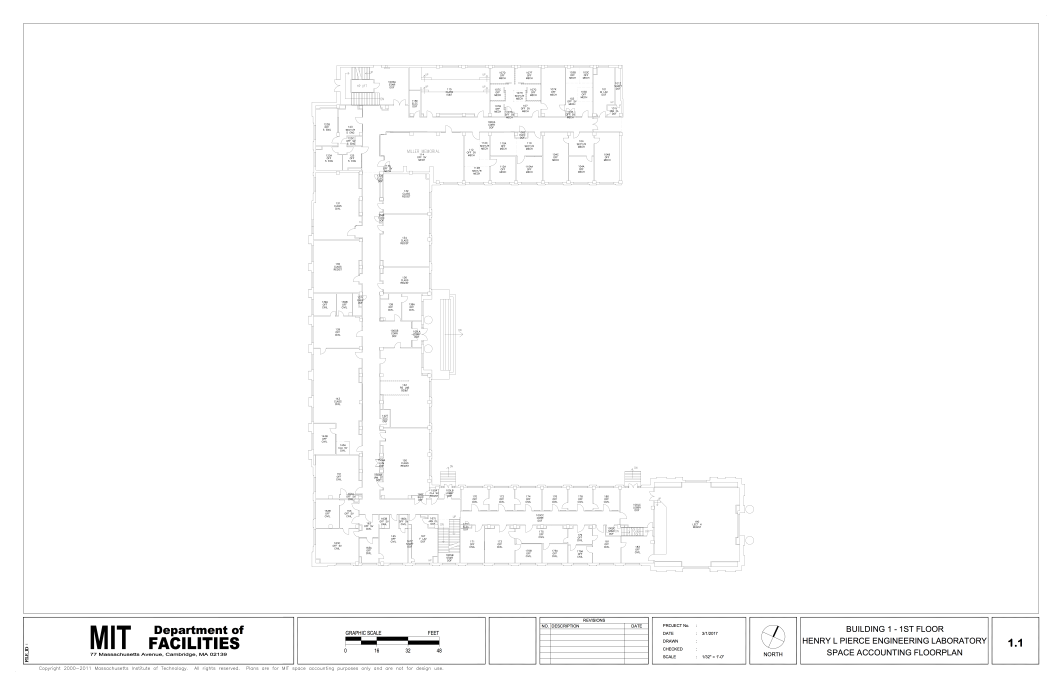
#> input picture 1_1.png, 8500 x 5500 px, found by its file name (shown at 1/8 size)
$ python maps_ocr.py   (older library calls are emulated)
#> lines starting #> are read from the running program, lines starting #| are printed output that depends on the picture; after the words box and inside, x2 and y2 are one past the last pixel; in counts of white or black regions, pixels touching at a corner belong together
### nodes.py
#!/usr/bin/env python3
# -*- coding: utf-8 -*-

import os
import pickle
import numpy as np
import matplotlib.pyplot as plt
from PIL import Image
from skimage.feature import corner_harris, corner_peaks
from skimage.morphology import dilation, opening
from skimage.measure import regionprops
from sklearn.cluster import KMeans

def save(obj, fpath):
    with open(fpath, 'wb') as f:
        pickle.dump(obj, f)

def load(fpath):
    with open(fpath, 'rb') as f:
        obj = pickle.load(f)
    return obj

class NodeSet():

    def __init__(self, file, nodes=True, n_ext=None, filepath=None):
        self.map_ = self.get_map(file)
        if nodes:
            self.p_nodes = self.get_pnodes()
            self.nodes = self.get_nodes()
            save(self.nodes, filepath)
        else:
            if filepath:
                self.nodes = load(filepath)
            else:
                self.p_nodes = None
                self.nodes = n_ext

    def get_map(self, file):
        img = Image.open(file).convert('L')
        pix = np.array(img) * 1. / 255.
        pix = (pix < 0.7).astype(int)
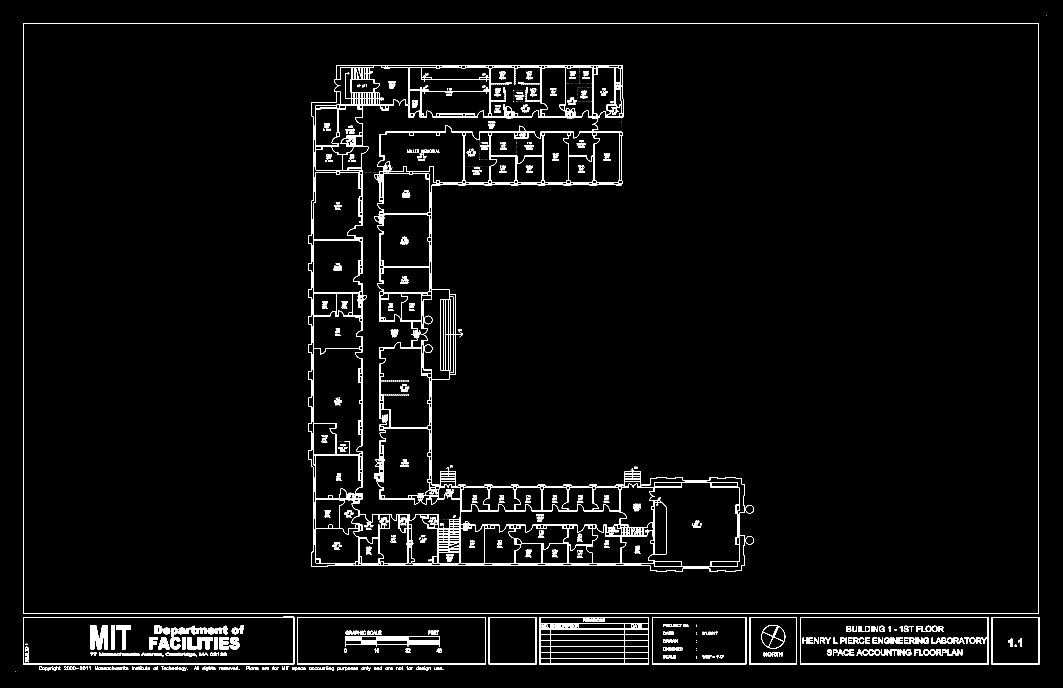
#> pix: shape (5500, 8500) int64 (shown at 1/8 size); values 0 (black) and 1 (white), 1.5% white; 1842 white regions (323 under 20 px), largest, box (x1, y1, x2, y2) and area: (2467, 520, 5959, 4575) 200369, (185, 187, 8312, 4908) 72333, (2763, 5093, 3515, 5173) 27110
        pix = pix[200:-600, 200:-200]
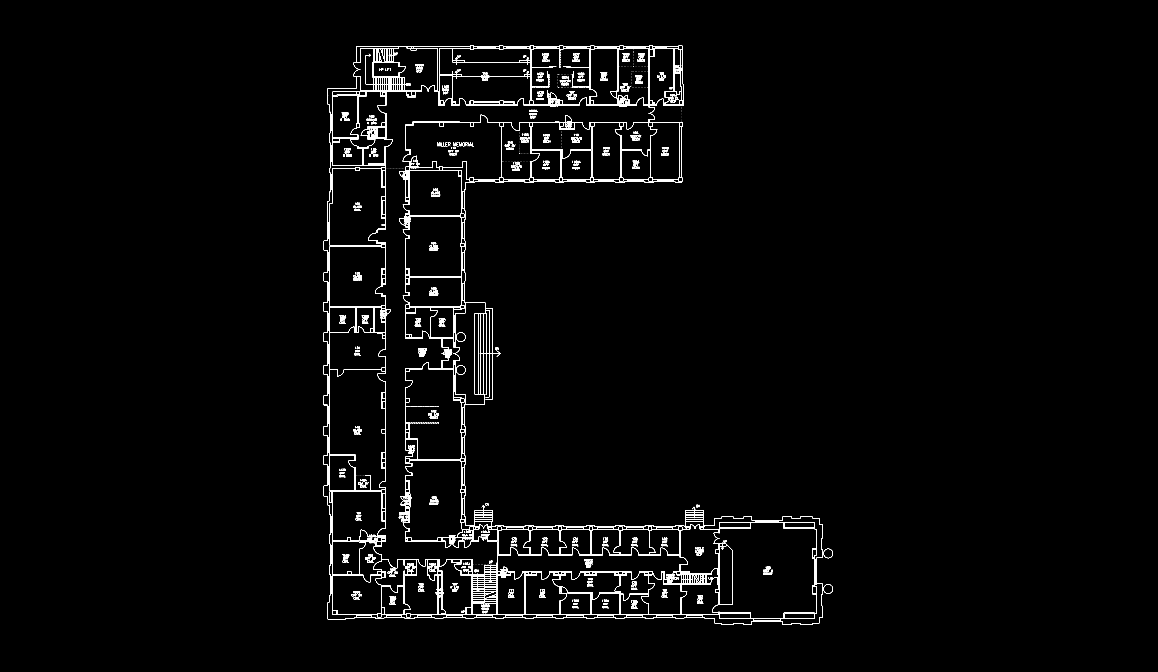
#> pix: shape (4700, 8100) int64 (shown at 1/7 size); values 0 (black) and 1 (white), 0.73% white in thin lines or dots, all inside (x1, y1, x2, y2) = (2267, 320, 5831, 4375)
        bb = regionprops(pix)[0].bbox
#> bb = (320, 2267, 4375, 5831)
        pix = pix[bb[0]:bb[2], bb[1]:bb[3]]
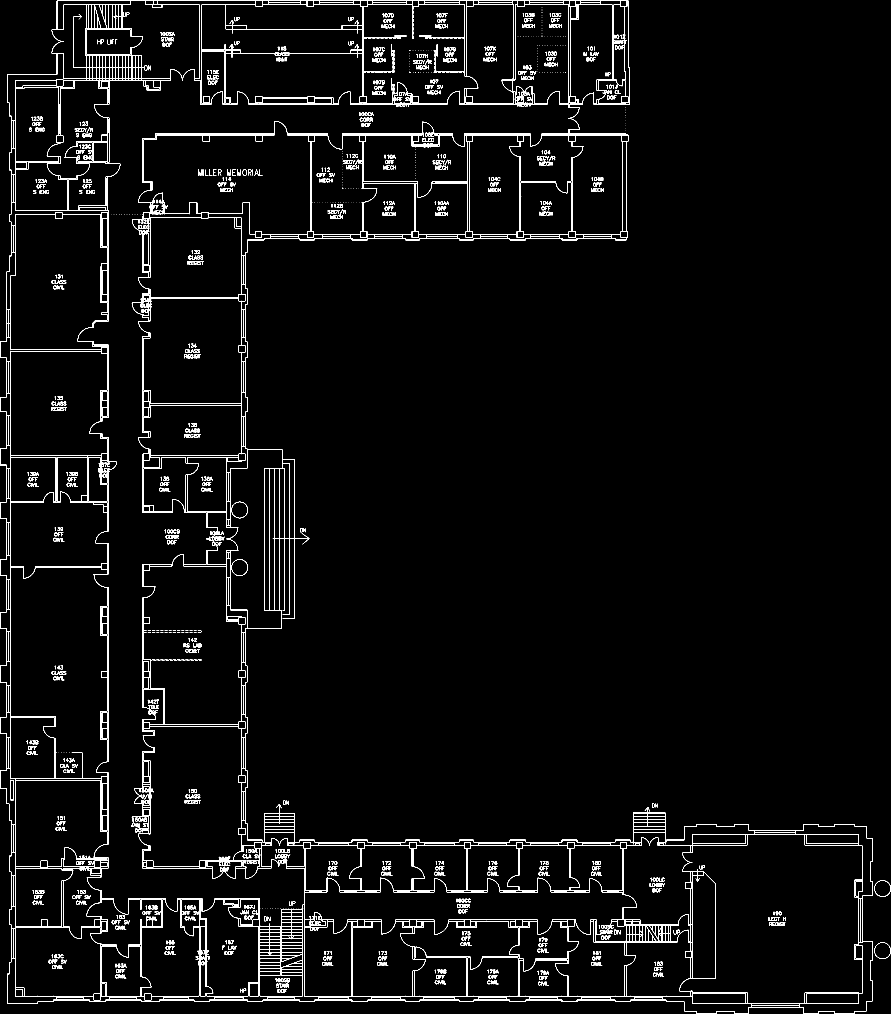
#> pix: shape (4055, 3564) int64 (shown at 1/4 size); values 0 (black) and 1 (white), 1.9% white in thin lines or dots
        print("Map created!")
        return pix

    # [36 lines left out: functions get_pnodes, get_nodes, not called in this run]

### maps_ocr.py
import os
import numpy as np
import mpld3
import matplotlib.pyplot as plt
from PIL import Image
from skimage import feature as f
from skimage import morphology as morph
from skimage.transform import hough_line, hough_line_peaks

from nodes import NodeSet

from rect_Kmeans import *
from dot_Kmeans_v3 import *
from utils import *

fname = '1_1'

base_uri = r'/Users/miguelperezsanchis/Downloads/hackMIT'
img_path = os.path.join(base_uri, 'png_maps', fname + '.png')
node_path = os.path.join(base_uri, 'nodes_maps', fname +'_nodes.pickle')
graph_path = os.path.join(base_uri, 'graph_maps', fname + '.json')


#> (the run stopped early here; a loop or call above may not have finished)

$ run again, with 33_4.png copied over 1_1.png
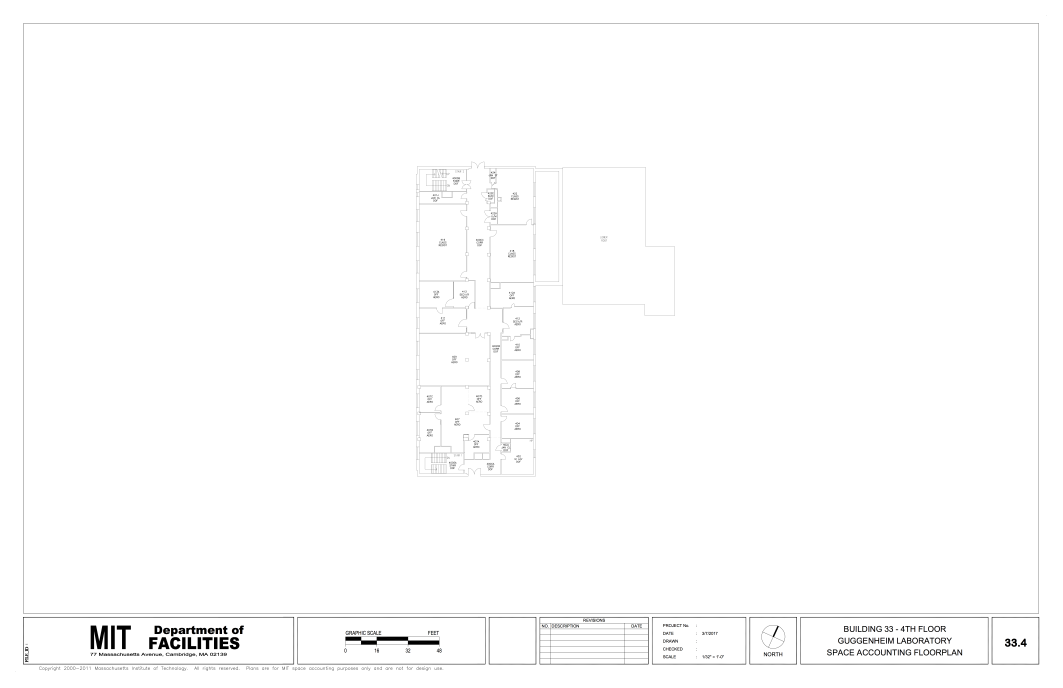
#> input picture 33_4.png, 8500 x 5500 px, found by its file name (shown at 1/8 size)
#> in get_map, `pix = pix[200:-600, 200:-200]`:
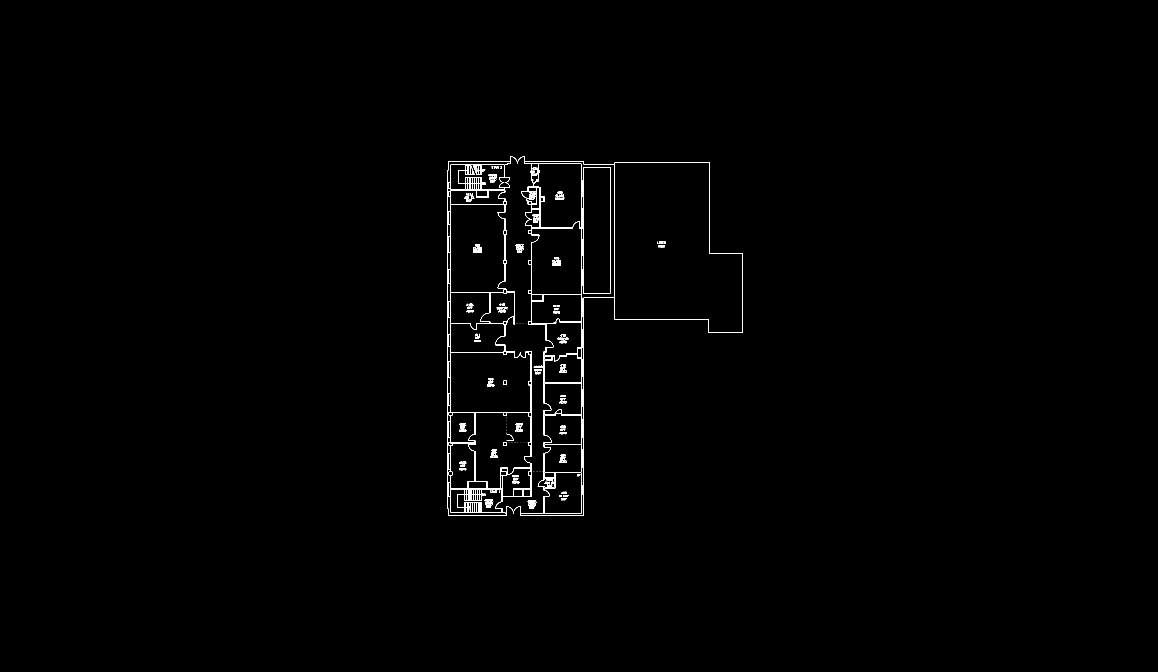
#> pix: shape (4700, 8100) int64 (shown at 1/7 size); values 0 (black) and 1 (white), 0.24% white in thin lines or dots, all inside (x1, y1, x2, y2) = (3130, 1094, 5199, 3611)
#> bb = (1094, 3130, 3611, 5199)
#> in get_map, `pix = pix[bb[0]:bb[2], bb[1]:bb[3]]`:
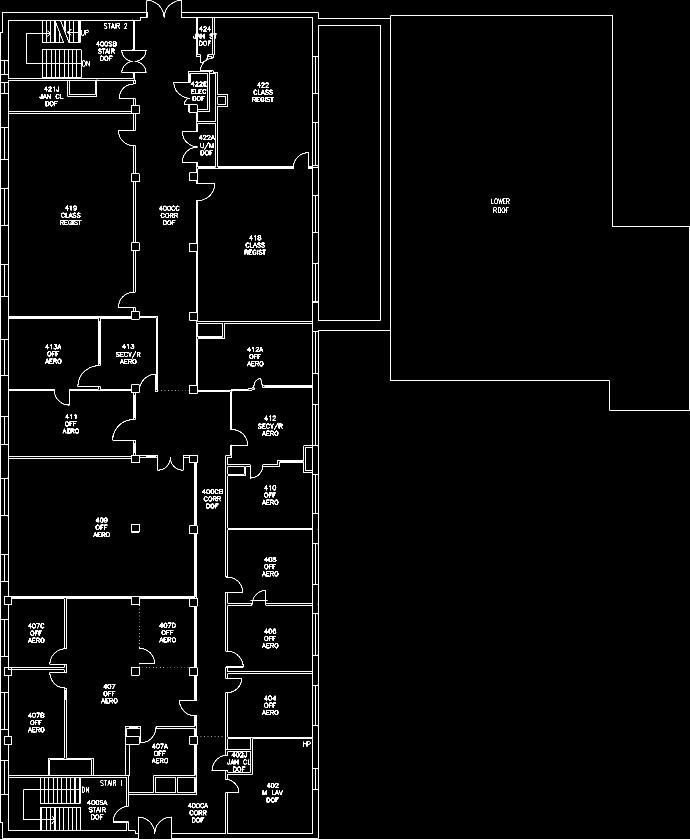
#> pix: shape (2517, 2069) int64 (shown at 1/3 size); values 0 (black) and 1 (white), 1.8% white in thin lines or dots

$ run again, with 33_4 coords.png copied over 1_1.png
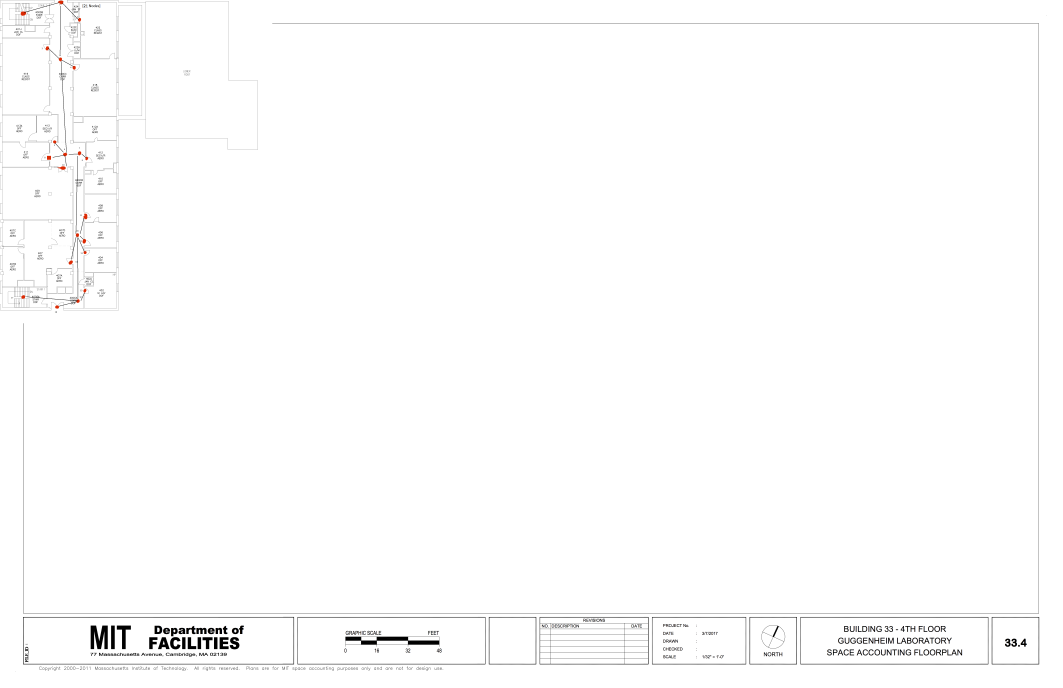
#> input picture 33_4 coords.png, 8500 x 5500 px, found by its file name (shown at 1/8 size)
#> in get_map, `pix = pix[200:-600, 200:-200]`:
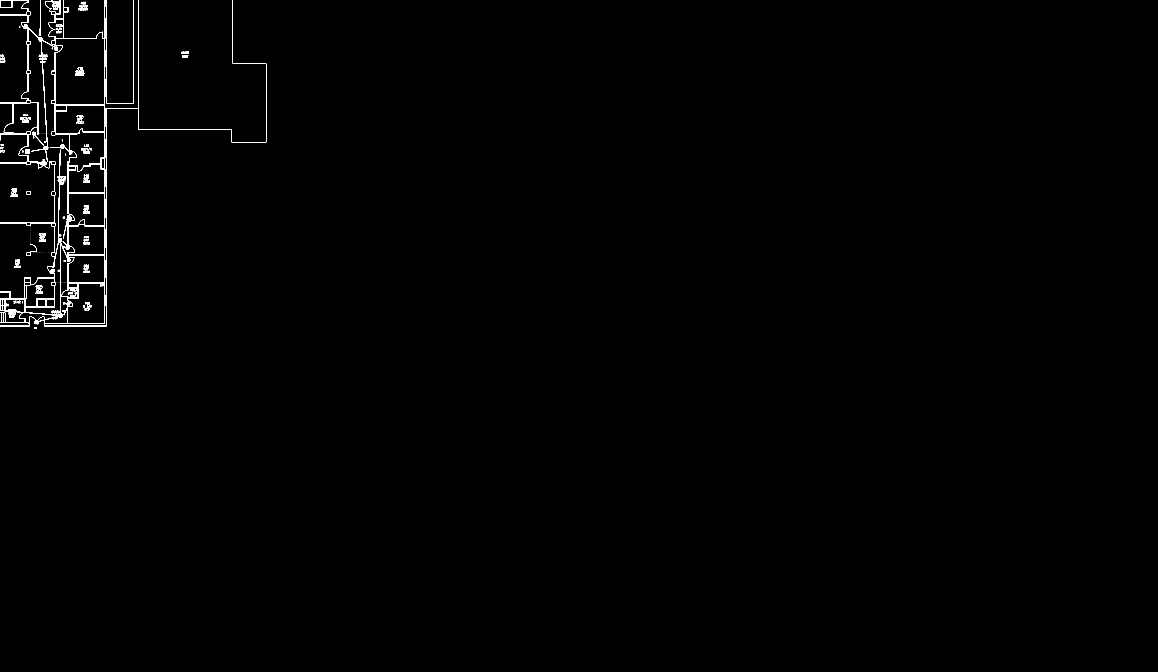
#> pix: shape (4700, 8100) int64 (shown at 1/7 size); values 0 (black) and 1 (white), 0.22% white; 332 white regions (47 under 20 px), largest, box (x1, y1, x2, y2) and area: (0, 0, 1863, 2283) 58967, (405, 1048, 423, 1671) 2049, (221, 1022, 338, 1130) 1197
#> bb = (0, 0, 2302, 1863)
#> in get_map, `pix = pix[bb[0]:bb[2], bb[1]:bb[3]]`:
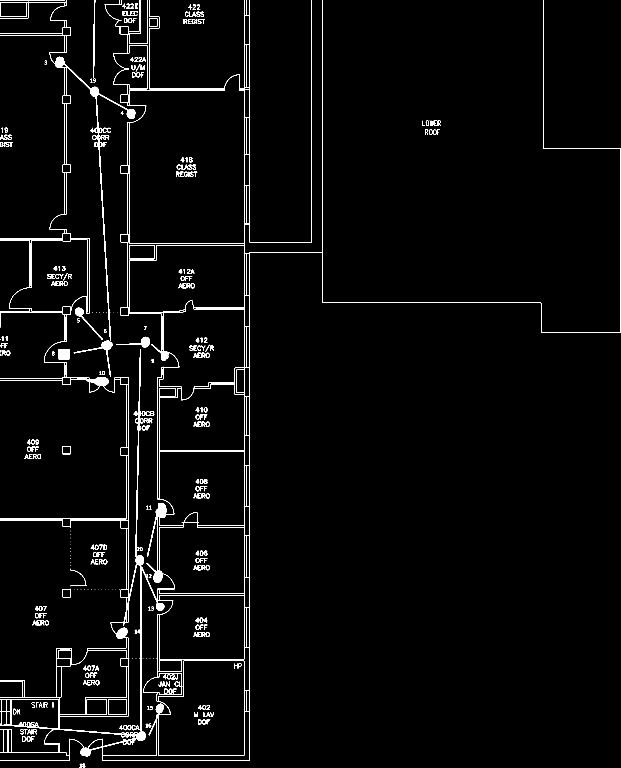
#> pix: shape (2302, 1863) int64 (shown at 1/3 size); values 0 (black) and 1 (white), 2% white; 332 white regions (47 under 20 px), largest, box (x1, y1, x2, y2) and area: (0, 0, 1863, 2283) 58967, (405, 1048, 423, 1671) 2049, (221, 1022, 338, 1130) 1197
